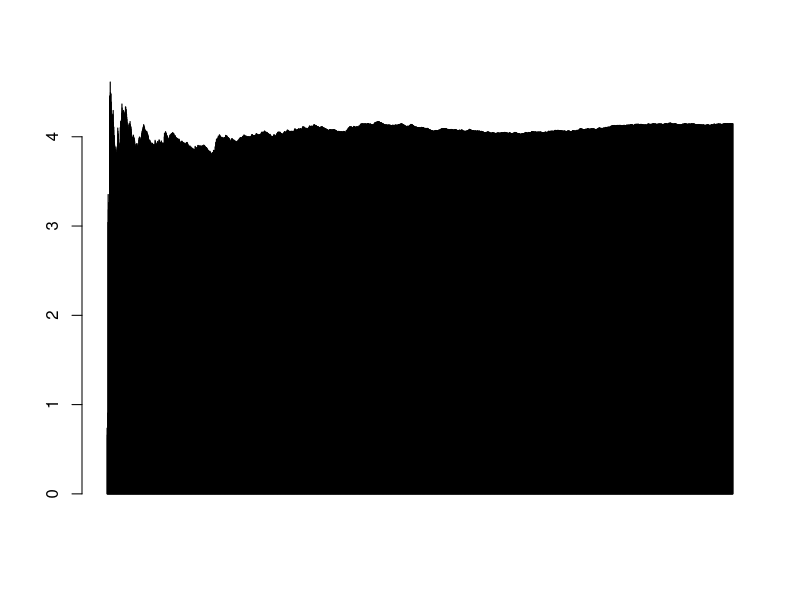

R code for this plot: (Note: this script raises an error after producing the figure.)
#seed 20 porque aguante el 20.
#Ejercicio 1a
promedios_muestrales_1a <- numeric(3000)

for (i in 1:3000){
  set.seed(0)
  muestraExp <- rexp(i, 0.25)
  promedios_muestrales_1a[i] <- mean(muestraExp)
}
barplot(promedios_muestrales_1a)

#Ejercicio 1b
promedios_muestrales_1b <- numeric(3000)
set.seed(20)
for (i in 1:3000){
  muestraExp <- rexp(i, 0.25)
  promedios_muestrales_1b[i] <- mean(vectorR)
}
barplot(promedios_muestrales_1b)

#ejercicio2

promedio_muestral <- function(n){
promedios_muestrales <- numeric(1000)

for(i in 1:1000){
  muestra <- rexp(n, 0.25)
  promedios_muestrales[i] <- mean(muestra)
}

return(promedios_muestrales)
}

promedios_muestrales_2 <- promedio_muestral(2)
hist(promedios_muestrales_2)
boxplot(promedios_muestrales_2)
qqnorm(promedios_muestrales_2)

promedios_muestrales_5 <- promedio_muestral(5)
hist(promedios_muestrales_5)
boxplot(promedios_muestrales_5)
qqnorm(promedios_muestrales_5)

promedios_muestrales_30 <- promedio_muestral(30)
hist(promedios_muestrales_30)
boxplot(promedios_muestrales_30)
qqnorm(promedios_muestrales_30)

promedios_muestrales_500 <- promedio_muestral(500)
hist(promedios_muestrales_500)
boxplot(promedios_muestrales_500)
qqnorm(promedios_muestrales_500)

boxplot(promedios_muestrales_2,promedios_muestrales_5,promedios_muestrales_30,promedios_muestrales_500)

#EJ3

normalizacion <- function(promedios_muestrales){
  esperanza_x1 <- 4
  varianza_x1 <- 16
  promedios_normalizados <- numeric(length(promedios_muestrales))
  
  for (i in 0:length(promedios_muestrales)){
    promedios_normalizados[i] <- (promedios_muestrales[i] - esperanza_x1)/(sqrt(varianza_x1/length(promedios_muestrales)))
  }
  
  return(promedios_normalizados)
}

n2 = normalizacion(promedios_muestrales_2)
qqnorm(n2)

n5 = normalizacion(promedios_muestrales_5)
qqnorm(n5)

n30 = normalizacion(promedios_muestrales_30)
qqnorm(n30)

n500 = normalizacion(promedios_muestrales_500)
qqnorm(n500)

boxplot(n2,n5,n30,n500)

grilla <- seq(0,1)
#lines(grilla, dnorm(grilla))
hist(n2)
hist(n5)
hist(n30)
hist(n500)

